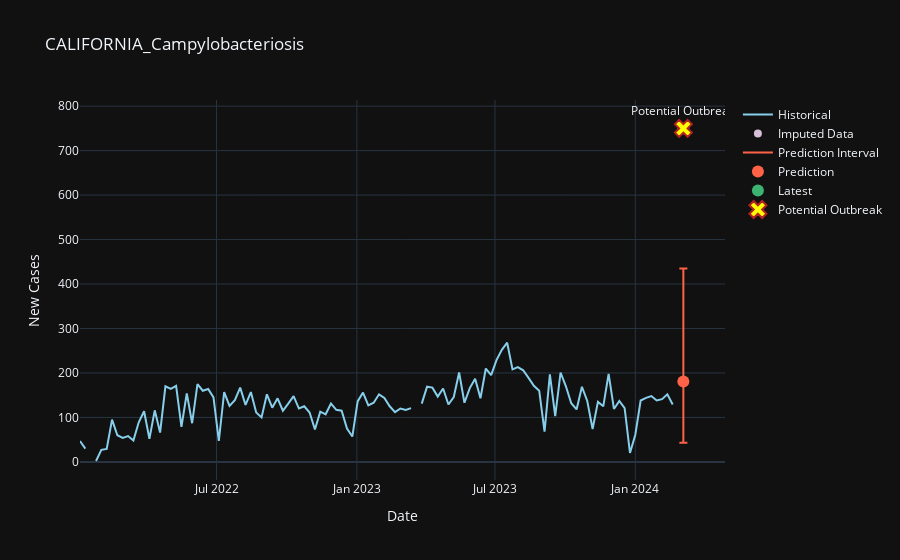

Source (notebook cell):
### Code cell
# chart shows: we have historical, pred/interval, latest and OUTBREAK
selected_item_id = "CALIFORNIA_Campylobacteriosis"
plot_outbreak(df_historical, df_latest,  df_preds, selected_item_id)
